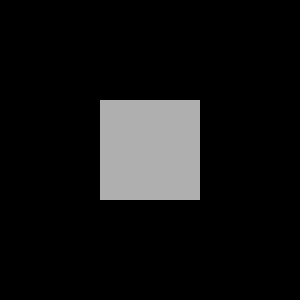
Frame 1 (no input)
Frame 60 (the mouse pressed at the canvas centre just before this capture): identical to frame 1, image omitted
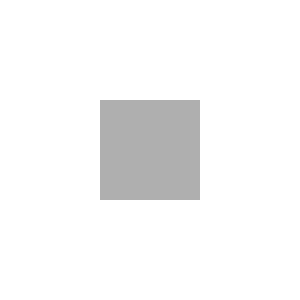
Frame 120 (the mouse held since frame 60 and released just before this capture)

The Processing sketch that drew these frames (run headless with seeded random() and noise(); from frame 60 on, the mouse is pressed at the canvas centre):

// Processing sketch: processing_144771
// ── processing_144771.pde

boolean button = false;

int x = 100;
int y = 100;
int w = 100;
int h = 100;

void setup() {
  size(300,300); 
}

void draw() {
  if (button) {
    background(255);
    noStroke();
  } else {
    background(0);
    noStroke();
  }
  
  fill(175);
  rect(x,y,w,h);
}

void mousePressed() {
  if (mouseX > x && mouseX < x+w && mouseY > y && mouseY < y+h) {
    button = !button;
  }  
}
